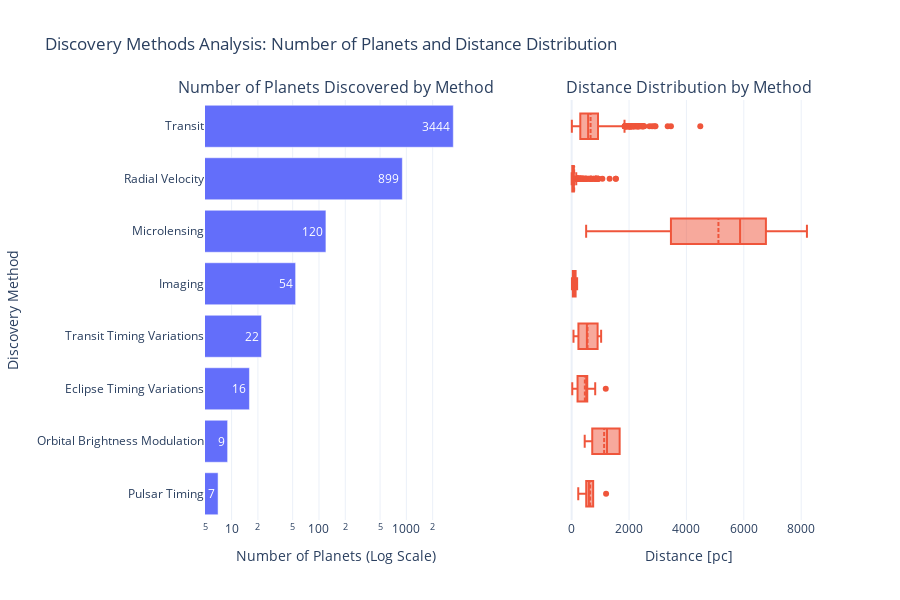

Source (notebook cell):
### Markdown cell above
### Discovery Methods used

### Code cell
from plotly.subplots import make_subplots

# Filtrare i metodi di scoperta con almeno 3 entries
method_counts = filtered_data["Discovery Method"].value_counts()
filtered_methods = method_counts[method_counts >= 3].index

# Filtrare i dati originali per i metodi selezionati
filtered_discovery_data = filtered_data[filtered_data["Discovery Method"].isin(filtered_methods)]

# Conteggio dei metodi dopo il filtraggio e ordinamento in ordine crescente
method_counts_filtered = filtered_discovery_data["Discovery Method"].value_counts().sort_values(ascending=True)

# Creazione del grafico subplot
fig = make_subplots(
    rows=1,
    cols=2,
    subplot_titles=("Number of Planets Discovered by Method", "Distance Distribution by Method"),
    horizontal_spacing=0.15,
    shared_yaxes=True  # Condivide l'asse Y
)

# Primo subplot: Istogramma del numero di pianeti scoperti per metodo
fig.add_trace(
    go.Bar(
        x=method_counts_filtered.values,
        y=method_counts_filtered.index,
        orientation='h',  # Orientazione orizzontale
        text=method_counts_filtered.values,  # Aggiungere il numero effettivo come testo
        textposition='auto',  # Posizionare il testo automaticamente
        name="Number of Planets"
    ),
    row=1,
    col=1
)

# Secondo subplot: Boxplot delle distanze per metodo
fig.add_trace(
    go.Box(
        x=filtered_discovery_data["Distance"],
        y=filtered_discovery_data["Discovery Method"],
        name="Distance Distribution",
        orientation='h',  # Orientazione orizzontale
        boxmean=True  # Mostra la media nel boxplot
    ),
    row=1,
    col=2
)

# Impostare l'asse X del primo subplot in scala logaritmica
fig.update_xaxes(
    type="log",  # Scala logaritmica
    title_text="Number of Planets (Log Scale)",
    row=1,
    col=1
)

# Configurazione del layout generale
fig.update_layout(
    title_text="Discovery Methods Analysis: Number of Planets and Distance Distribution",
    xaxis2_title="Distance [pc]",  # Asse X del secondo subplot
    yaxis_title="Discovery Method",
    showlegend=False,
    height=600,  # Altezza del grafico
    template="plotly_white"
)


fig.show()

### Figure 1 — Plotly figure (JSON) as saved in the notebook; plotly's stock layout.template omitted (floating-point values rounded to 4 significant figures; data arrays with more than 128 entries replaced by an {"elided": "..."} marker saying what was removed)
{"data": [{"name": "Number of Planets", "orientation": "h", "text": [7, 9, 16, 22, 54, 120, 899, 3444], "textposition": "auto", "type": "bar", "x": [7, 9, 16, 22, 54, 120, 899, 3444], "xaxis": "x", "y": ["Pulsar Timing", "Orbital Brightness Modulation", "Eclipse Timing Variations", "Transit Timing Variations", "Imaging", "Microlensing", "Radial Velocity", "Transit"], "yaxis": "y"}, {"boxmean": true, "name": "Distance Distribution", "orientation": "h", "type": "box", "x": {"elided": "4571 float values"}, "xaxis": "x2", "y": {"elided": "4571 str values"}, "yaxis": "y2"}], "layout": {"annotations": [{"font": {"size": 16}, "showarrow": false, "text": "Number of Planets Discovered by Method", "x": 0.2125, "xanchor": "center", "xref": "paper", "y": 1, "yanchor": "bottom", "yref": "paper"}, {"font": {"size": 16}, "showarrow": false, "text": "Distance Distribution by Method", "x": 0.7875, "xanchor": "center", "xref": "paper", "y": 1, "yanchor": "bottom", "yref": "paper"}], "height": 600, "showlegend": false, "title": {"text": "Discovery Methods Analysis: Number of Planets and Distance Distribution"}, "xaxis": {"anchor": "y", "domain": [0, 0.425], "title": {"text": "Number of Planets (Log Scale)"}, "type": "log"}, "xaxis2": {"anchor": "y2", "domain": [0.575, 1], "title": {"text": "Distance [pc]"}}, "yaxis": {"anchor": "x", "domain": [0, 1], "title": {"text": "Discovery Method"}}, "yaxis2": {"anchor": "x2", "domain": [0, 1], "matches": "y", "showticklabels": false}}}
